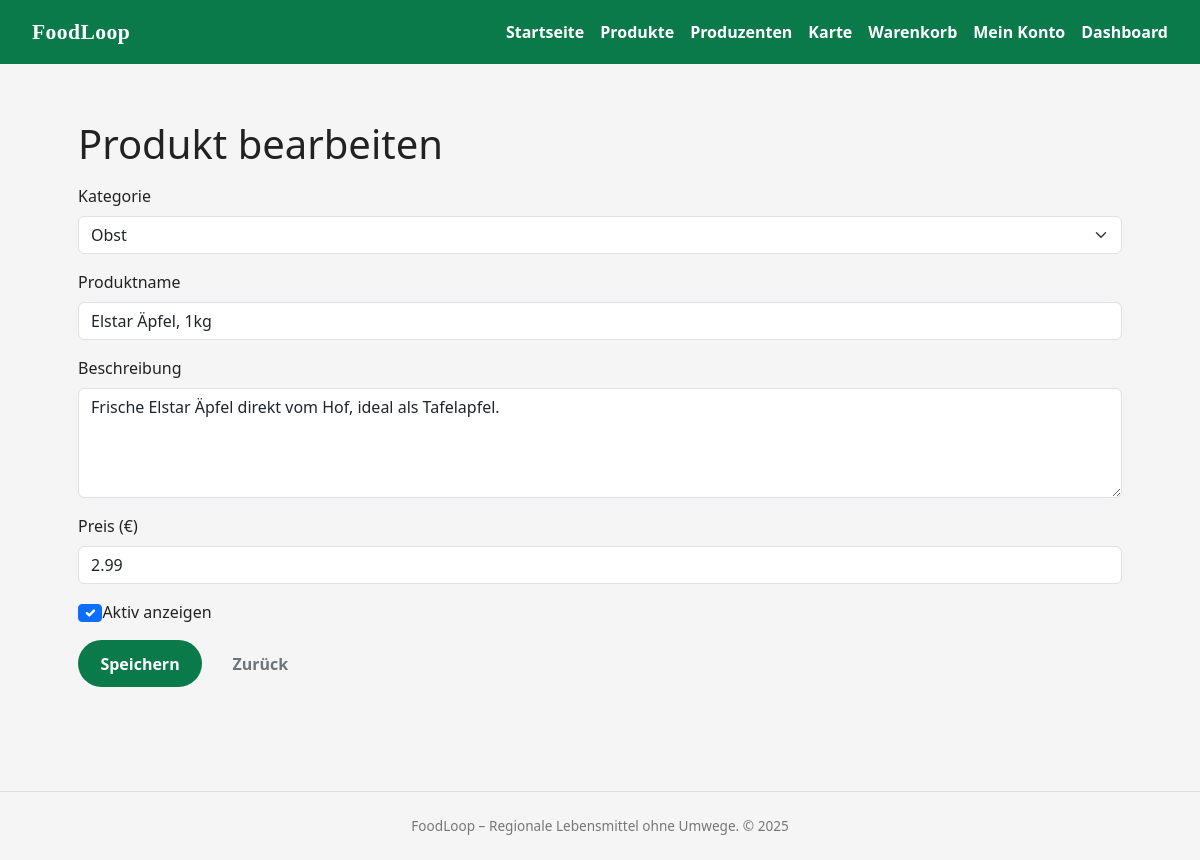
/business/products/1/edit (signed in), run on an earlier commit of the app's database.
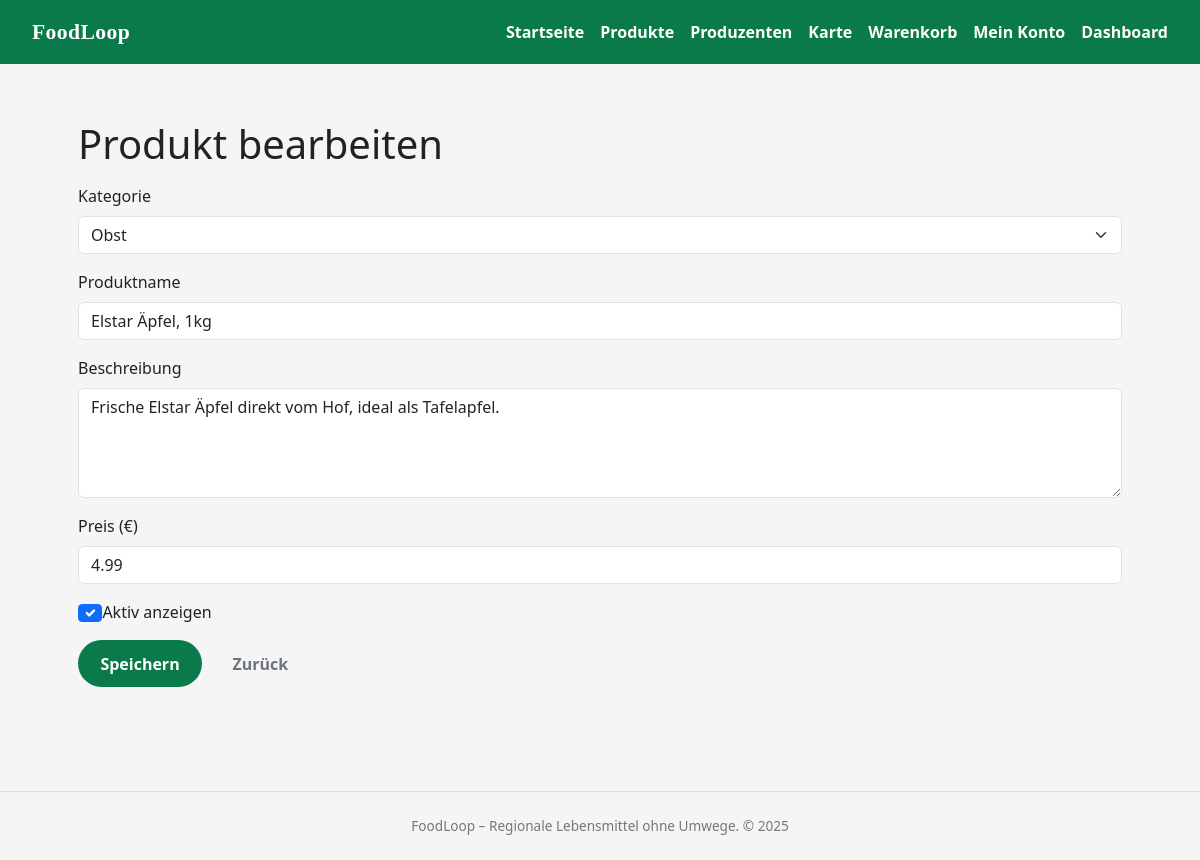
And on a later commit of the database.
### models.py (models this page shows)
class Product(db.Model):
    __tablename__ = "product"
    product_id = db.Column(db.Integer, primary_key=True)
    producer_id = db.Column(
        db.Integer,
        db.ForeignKey("producer_profile.producer_id"),
        nullable=False,
    )
    category_id = db.Column(
        db.Integer, db.ForeignKey("category.category_id"), nullable=False
    )
    name = db.Column(db.String(255), nullable=False)
    description = db.Column(db.Text)
    price = db.Column(db.Numeric(10, 2), nullable=False)
    is_active = db.Column(db.Boolean, default=True, nullable=False)
    created_at = db.Column(db.DateTime, default=datetime.utcnow, nullable=False)
    producer = db.relationship("ProducerProfile", back_populates="products")
    category = db.relationship("Category", back_populates="products")
    cart_items = db.relationship("CartItem", back_populates="product", lazy="dynamic")
    order_items = db.relationship(
        "OrderItem", back_populates="product", lazy="dynamic"
    )

### app.py (the view, shortened to what this page needs)
@app.route("/business/products/<int:product_id>/edit", methods=["GET", "POST"])
@login_required
def edit_product(product_id):
    producer = current_user.producer_profile
    product = Product.query.filter_by(
        product_id=product_id,
        producer_id=producer.producer_id
    ).first_or_404()
    form = ProductForm(obj=product)
    categories = Category.query.order_by(Category.name).all()
    form.category_id.choices = [(c.category_id, c.name) for c in categories]
    if request.method == "GET":
        form.category_id.data = product.category_id
    return render_template("product_form.html", form=form, product=product)

### forms.py
class ProductForm(FlaskForm):
    category_id = SelectField(
        "Kategorie",
        coerce=int,
        validators=[InputRequired("Bitte eine Kategorie auswählen.")],
    )
    name = StringField(
        "Produktname",
        validators=[InputRequired(), Length(min=2, max=255)],
    )
    description = TextAreaField(
        "Beschreibung",
        validators=[Length(max=2000)],
    )
    price = DecimalField(
        "Preis (€)",
        places=2,
        rounding=None,
        validators=[InputRequired(), NumberRange(min=0)],
    )
    is_active = BooleanField("Aktiv anzeigen")
    submit = SubmitField("Speichern")

### app.py (called while the page is built)
@login_manager.user_loader
def load_user(user_id):
    return User.query.get(int(user_id))

### templates/product_form.html (shortened to what this page needs)
{% extends "base.html" %}
{% block content %}
<section class="container py-4">
  <h1>
    {% if product is defined %}
      Produkt bearbeiten
    {% else %}
      Produkt anlegen
    {% endif %}
  </h1>
  <form method="post" class="mt-3" novalidate>
    <div class="mb-3">
      {{ form.category_id.label(class="form-label") }}
      {{ form.category_id(class="form-select") }}
    </div>
    <div class="mb-3">
      {{ form.name.label(class="form-label") }}
      {{ form.name(class="form-control") }}
    </div>
    <div class="mb-3">
      {{ form.description.label(class="form-label") }}
      {{ form.description(class="form-control", rows="4") }}
    </div>
    <div class="mb-3">
      {{ form.price.label(class="form-label") }}
      {{ form.price(class="form-control", step="0.01") }}
    </div>
    <div class="form-check mb-3">
      {{ form.is_active(class="form-check-input") }}
      {{ form.is_active.label(class="form-check-label") }}
    </div>
    <div class="d-flex gap-2">
      {{ form.submit(class_="btn btn-primary") }}
      <a class="btn btn-outline-secondary" href="{{ url_for('business_account') }}">Zurück</a>
    </div>
  </form>
</section>
{% endblock %}

What changed in the data, as far as the page shows it:
changed Product "Obst": price "2.99" → "4.99"
